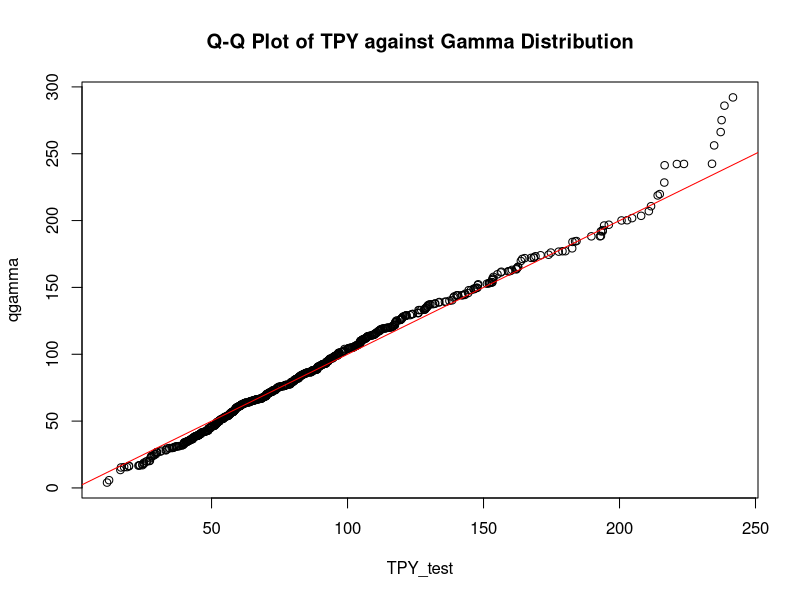
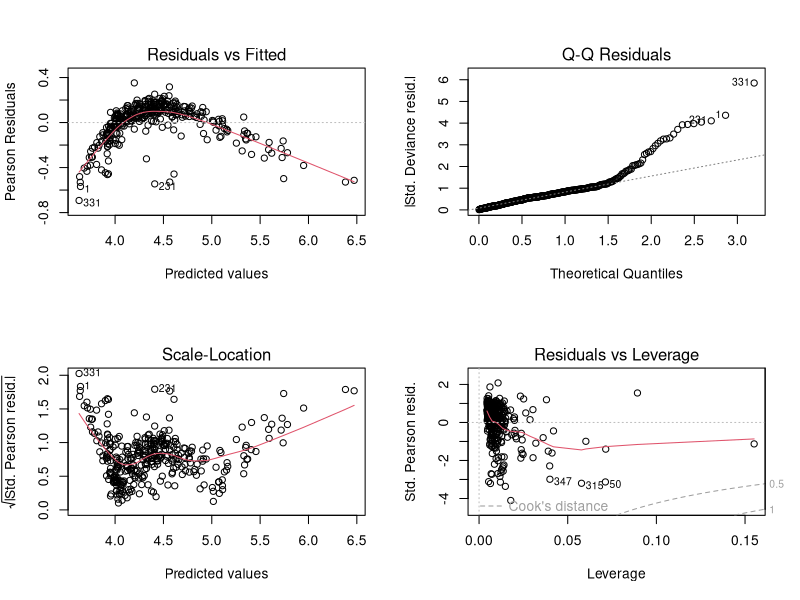
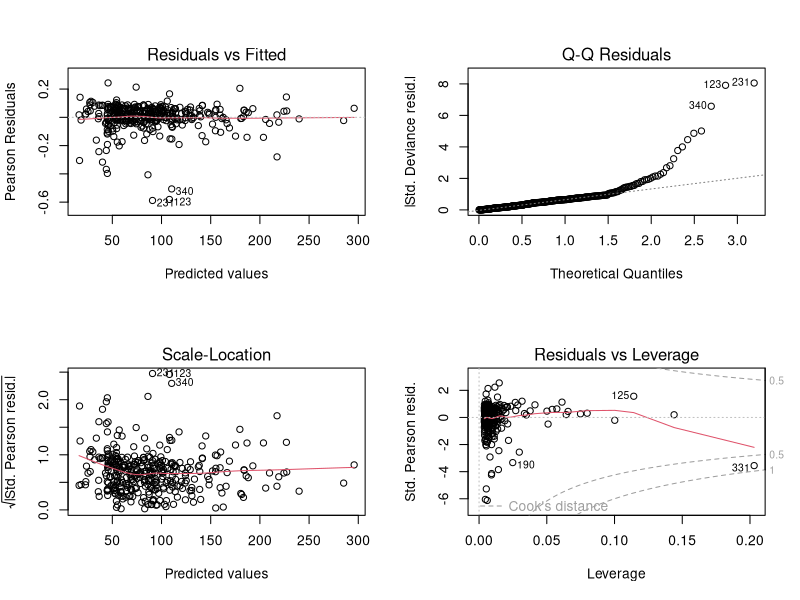
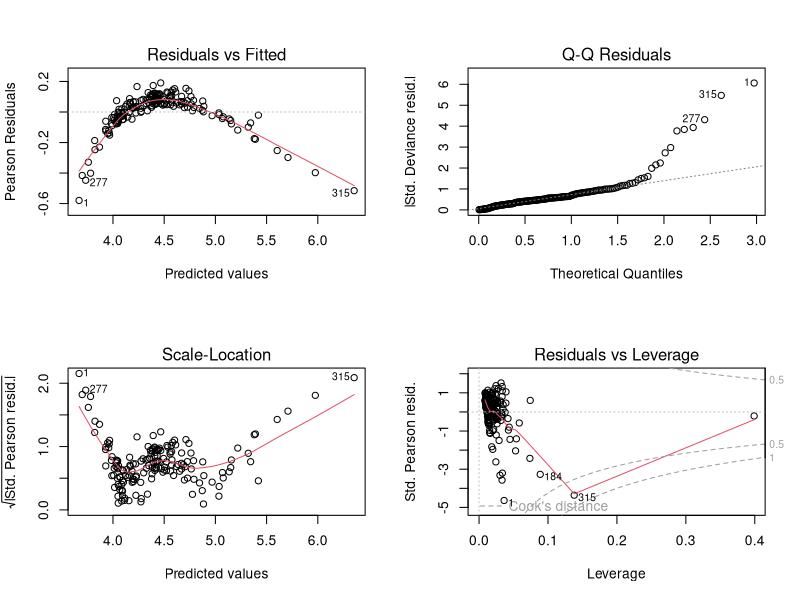
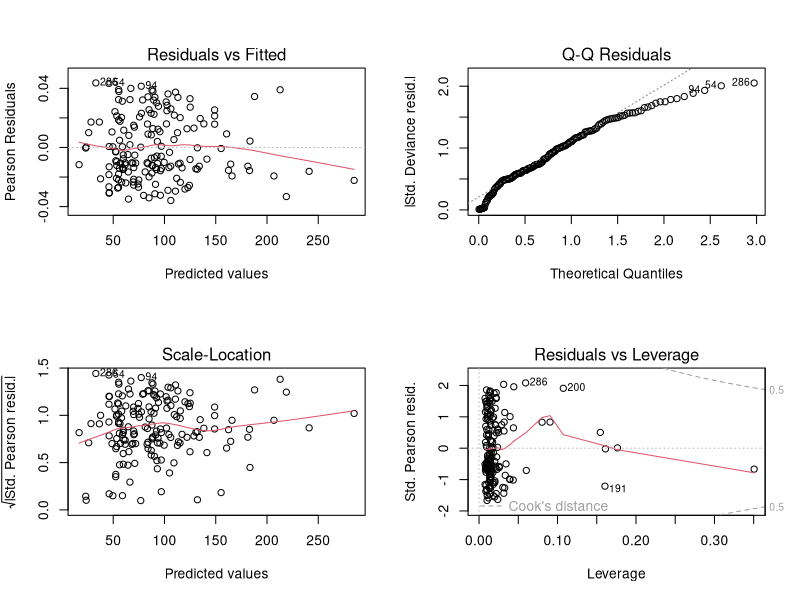

Here is the R script that generated these plots, in order:
## ---- chunk 1
knitr::opts_chunk$set(echo = TRUE)
## ---- chunk 2
## importing the dataset and omitting the missing values
datafile <- read.csv("../WiscNursingHome.csv")
datafile <- na.omit(datafile)

## dividing data from different years
data_2000 <- datafile[datafile$CRYEAR == 2000, ]
data_2001 <- datafile[datafile$CRYEAR == 2001, ]

datafile$ORGSTR <- as.factor(datafile$ORGSTR)
datafile$MSA <- as.factor(datafile$MSA)
## ---- chunk 3
#CHECK WHETHER OR NOT TPY IS GAMMA DISTRIBUTED
library(MASS)
TPY_test <- datafile$TPY[datafile$TPY < 250]
fit <- fitdistr(datafile$TPY, "gamma")
qgamma <- rgamma(701, shape=fit$estimate[1], rate = fit$estimate[2])
qqplot(TPY_test, qgamma, main = "Q-Q Plot of TPY against Gamma Distribution")
abline(0,1, col="red")


## ---- chunk 4
summary(glm(TPY ~ NUMBED + SQRFOOT, data = data_2000, family = Gamma(link = "log")))
## ---- chunk 5
summary(glm(TPY ~ NUMBED + SQRFOOT + TAXEXEMPT, data = data_2000, family = Gamma(link = "identity")))
## ---- chunk 6
par(mfrow = c(2, 2))
plot(glm(TPY ~ NUMBED + SQRFOOT + TAXEXEMPT, data = data_2000, family = Gamma(link = "log")))
## ---- chunk 7
par(mfrow = c(2, 2))
plot(glm(TPY ~ NUMBED + SQRFOOT + TAXEXEMPT, data = data_2000, family = Gamma(link = "identity")))
## ---- chunk 8
data_2000$UTILIZATION_RATE <- data_2000$TPY / data_2000$NUMBED
summary(data_2000$UTILIZATION_RATE)

data_trunc <- data_2000[data_2000$UTILIZATION_RATE > 0.89 & data_2000$UTILIZATION_RATE < 0.96, ]
## ---- chunk 9
summary(glm(TPY ~ NUMBED + SQRFOOT + TAXEXEMPT, data = data_trunc, family = Gamma(link = "log")))
## ---- chunk 10
summary(glm(TPY ~ NUMBED + SQRFOOT + TAXEXEMPT, data = data_trunc,
            family = Gamma(link = "identity")))
## ---- chunk 11
par(mfrow = c(2, 2))
plot(glm(TPY ~ NUMBED + SQRFOOT + TAXEXEMPT, data = data_trunc, family = Gamma(link = "log")))
## ---- chunk 12
par(mfrow = c(2, 2))
plot(glm(TPY ~ NUMBED + SQRFOOT + TAXEXEMPT, data = data_trunc, family = Gamma(link = "identity")))
